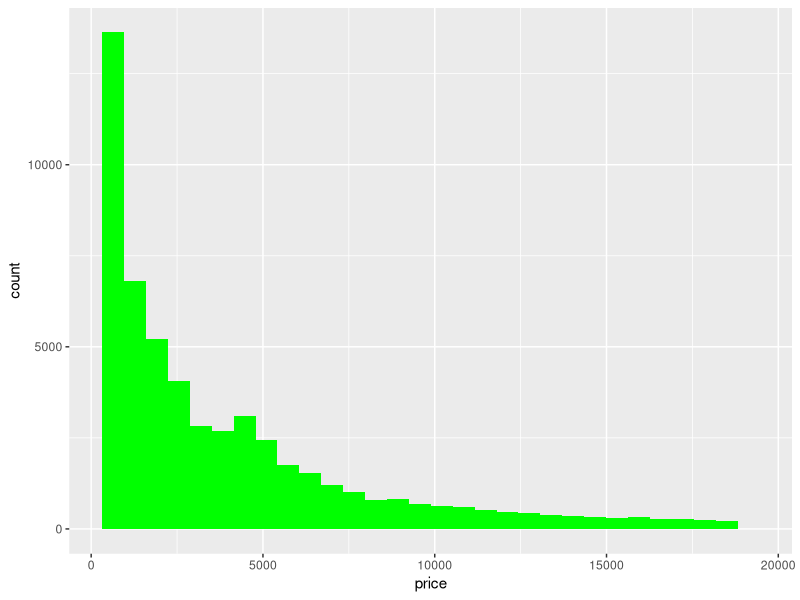
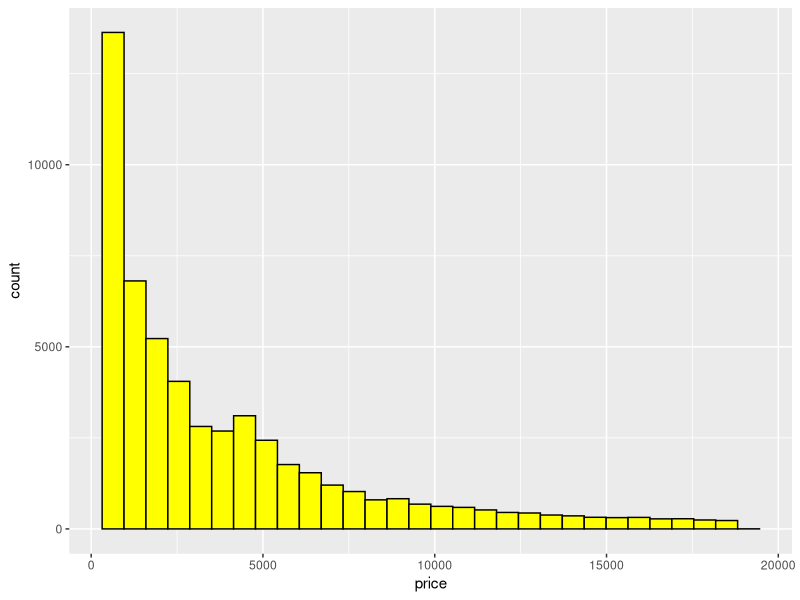

These charts were generated, in order, by the following R code:
# Data Visualization : (ggplot2)

library(ggplot2)


# Histogram : 
# when we want to find the variation of data
# with in the same column then we can use histogram
# that how the info of the one column is changing


View(diamonds)
View(str(diamonds))

ggplot(data = diamonds, aes(x=price)) + geom_histogram(fill = 'green')

# so in visualization in ggplot we will have different type of
# parameters like we see above first we assign that from where the 
# data is comming and then we give aes i-e aesthetic and here we give 
# the x axis to price then for making the graph we use geometry 
# parameter which goem and for histogram we will use 
# goem_hist()
# for changing color we can use fill attribute 

View(diamonds)
View(str(diamonds))
ggplot(data = diamonds, aes(x=price)) + geom_histogram(fill = 'yellow', col="black")

# for adding color to the boundries of the lines of plot we can 
# use col attribute
